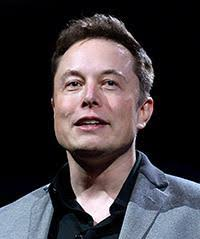
#> input picture images.jpg, 200 x 239 px
$ python main.py
#> lines starting #> are read from the running program, lines starting #| are printed output that depends on the picture
import cv2


def detect_faces(image_path):
    # Загружаем каскадный классификатор для обнаружения лиц
#> called with image_path = 'images.jpg'
    face_cascade = cv2.CascadeClassifier('haarcascade_frontalface_default.xml')

    # Загружаем изображение
    image = cv2.imread(image_path)
#> image is the input picture: shape (239, 200, 3); mean B, G, R 62.3, 58.2, 63.6
    gray = cv2.cvtColor(image, cv2.COLOR_BGR2GRAY)  # Преобразуем изображение в оттенки серого
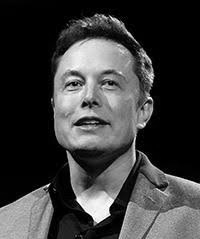
#> gray: shape (239, 200); min 0, max 255, mean 60.3

    # Обнаруживаем лица
    faces = face_cascade.detectMultiScale(gray, scaleFactor=1.1, minNeighbors=5)
#> faces = [[42, 41, 101, 101]]

    # Проверяем, нашлись ли лица
    if len(faces) == 0:
        print("Лица не обнаружены.")
    else:
        print(f"Обнаружено {len(faces)} лиц.")
#| Обнаружено 1 лиц.
        for (x, y, w, h) in faces:
            print(f"Лицо обнаружено на координатах: x={x}, y={y}, ширина={w}, высота={h}")
#> this loop made 1 pass
#| Лицо обнаружено на координатах: x=42, y=41, ширина=101, высота=101

    return faces


# Пример использования
image_path = 'images.jpg'  # Замените на путь
detect_faces(image_path)
